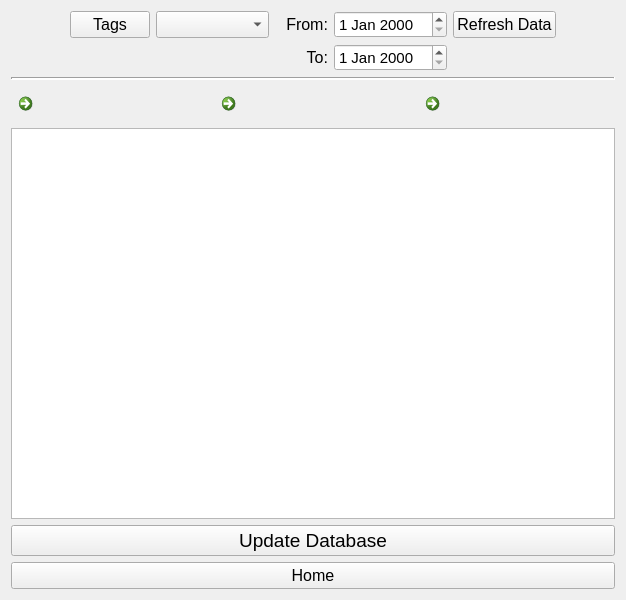
<?xml version="1.0" encoding="UTF-8"?>
<ui version="4.0">
 <class>Form</class>
 <widget class="QWidget" name="Form">
  <property name="geometry">
   <rect>
    <x>0</x>
    <y>0</y>
    <width>626</width>
    <height>600</height>
   </rect>
  </property>
  <property name="windowTitle">
   <string>Form</string>
  </property>
  <layout class="QHBoxLayout" name="horizontalLayout">
   <item>
    <layout class="QGridLayout" name="gridLayout">
     <item row="2" column="0" colspan="8">
      <widget class="Line" name="line">
       <property name="lineWidth">
        <number>2</number>
       </property>
       <property name="orientation">
        <enum>Qt::Horizontal</enum>
       </property>
      </widget>
     </item>
     <item row="0" column="4">
      <widget class="QLabel" name="label_From">
       <property name="font">
        <font>
         <family>Arial</family>
         <pointsize>12</pointsize>
        </font>
       </property>
       <property name="text">
        <string>From:</string>
       </property>
       <property name="alignment">
        <set>Qt::AlignRight|Qt::AlignTrailing|Qt::AlignVCenter</set>
       </property>
      </widget>
     </item>
     <item row="1" column="4">
      <widget class="QLabel" name="label_To">
       <property name="font">
        <font>
         <family>Arial</family>
         <pointsize>12</pointsize>
        </font>
       </property>
       <property name="text">
        <string>To:</string>
       </property>
       <property name="alignment">
        <set>Qt::AlignRight|Qt::AlignTrailing|Qt::AlignVCenter</set>
       </property>
      </widget>
     </item>
     <item row="0" column="6">
      <widget class="QPushButton" name="pushButton_RefreshData">
       <property name="font">
        <font>
         <family>Arial</family>
         <pointsize>12</pointsize>
        </font>
       </property>
       <property name="text">
        <string>Refresh Data</string>
       </property>
      </widget>
     </item>
     <item row="6" column="0" colspan="8">
      <widget class="QPushButton" name="pushButton_Home">
       <property name="font">
        <font>
         <family>Arial</family>
         <pointsize>12</pointsize>
        </font>
       </property>
       <property name="text">
        <string>Home</string>
       </property>
      </widget>
     </item>
     <item row="1" column="5">
      <widget class="QDateEdit" name="dateEdit_To">
       <property name="font">
        <font>
         <family>Arial</family>
         <pointsize>11</pointsize>
        </font>
       </property>
      </widget>
     </item>
     <item row="0" column="5">
      <widget class="QDateEdit" name="dateEdit_From">
       <property name="font">
        <font>
         <family>Arial</family>
         <pointsize>11</pointsize>
        </font>
       </property>
      </widget>
     </item>
     <item row="0" column="2" colspan="2">
      <widget class="QComboBox" name="comboBox_Filter">
       <property name="font">
        <font>
         <family>Arial</family>
         <pointsize>12</pointsize>
        </font>
       </property>
      </widget>
     </item>
     <item row="4" column="0" colspan="8">
      <widget class="QTableWidget" name="tableWidget_Expenses">
       <property name="font">
        <font>
         <family>Arial</family>
        </font>
       </property>
      </widget>
     </item>
     <item row="5" column="0" colspan="8">
      <widget class="QPushButton" name="pushButton_UpdateDatabase">
       <property name="font">
        <font>
         <family>Arial</family>
         <pointsize>14</pointsize>
        </font>
       </property>
       <property name="text">
        <string>Update Database</string>
       </property>
      </widget>
     </item>
     <item row="0" column="1">
      <widget class="QPushButton" name="pushButton_Tags_Shortcut">
       <property name="font">
        <font>
         <family>Arial</family>
         <pointsize>12</pointsize>
        </font>
       </property>
       <property name="text">
        <string>Tags</string>
       </property>
      </widget>
     </item>
     <item row="3" column="0" colspan="8">
      <layout class="QGridLayout" name="gridLayout_3">
       <item row="0" column="1">
        <widget class="QCommandLinkButton" name="commandLinkButton_UnlockAll">
         <property name="sizePolicy">
          <sizepolicy hsizetype="Minimum" vsizetype="Fixed">
           <horstretch>0</horstretch>
           <verstretch>0</verstretch>
          </sizepolicy>
         </property>
         <property name="toolTip">
          <string>Unlock All</string>
         </property>
         <property name="text">
          <string/>
         </property>
         <property name="icon">
          <iconset>
           <normaloff>../../images/button_icons/unlock.ico</normaloff>../../images/button_icons/unlock.ico</iconset>
         </property>
         <property name="iconSize">
          <size>
           <width>30</width>
           <height>30</height>
          </size>
         </property>
        </widget>
       </item>
       <item row="0" column="0">
        <widget class="QCommandLinkButton" name="commandLinkButton_LockAll">
         <property name="sizePolicy">
          <sizepolicy hsizetype="Minimum" vsizetype="Fixed">
           <horstretch>0</horstretch>
           <verstretch>0</verstretch>
          </sizepolicy>
         </property>
         <property name="toolTip">
          <string>Lock All</string>
         </property>
         <property name="autoFillBackground">
          <bool>false</bool>
         </property>
         <property name="text">
          <string/>
         </property>
         <property name="icon">
          <iconset>
           <normaloff>../../images/button_icons/lock.ico</normaloff>../../images/button_icons/lock.ico</iconset>
         </property>
         <property name="iconSize">
          <size>
           <width>30</width>
           <height>30</height>
          </size>
         </property>
        </widget>
       </item>
       <item row="0" column="2">
        <widget class="QCommandLinkButton" name="commandLinkButton_LockTagged">
         <property name="toolTip">
          <string>Lock Tagged Items</string>
         </property>
         <property name="text">
          <string/>
         </property>
         <property name="icon">
          <iconset>
           <normaloff>../../images/button_icons/lock_tagged.ico</normaloff>../../images/button_icons/lock_tagged.ico</iconset>
         </property>
         <property name="iconSize">
          <size>
           <width>30</width>
           <height>30</height>
          </size>
         </property>
        </widget>
       </item>
      </layout>
     </item>
    </layout>
   </item>
  </layout>
 </widget>
 <resources/>
 <connections/>
</ui>
